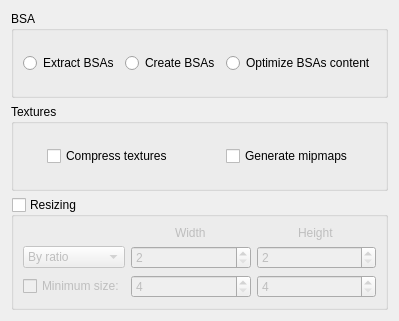
<?xml version="1.0" encoding="UTF-8"?>
<ui version="4.0">
 <class>MediumModeWindow</class>
 <widget class="QWidget" name="MediumModeWindow">
  <property name="geometry">
   <rect>
    <x>0</x>
    <y>0</y>
    <width>387</width>
    <height>321</height>
   </rect>
  </property>
  <property name="windowTitle">
   <string>Form</string>
  </property>
  <layout class="QVBoxLayout" name="verticalLayout">
   <item>
    <widget class="QGroupBox" name="BSAGroupBox">
     <property name="title">
      <string>BSA</string>
     </property>
     <layout class="QHBoxLayout" name="horizontalLayout">
      <item>
       <widget class="QRadioButton" name="BSAExtract">
        <property name="text">
         <string>Extract BSAs</string>
        </property>
       </widget>
      </item>
      <item>
       <widget class="QRadioButton" name="BSACreate">
        <property name="text">
         <string>Create BSAs</string>
        </property>
       </widget>
      </item>
      <item>
       <widget class="QRadioButton" name="BSAProcessContent">
        <property name="text">
         <string>Optimize BSAs content</string>
        </property>
       </widget>
      </item>
     </layout>
    </widget>
   </item>
   <item>
    <widget class="QGroupBox" name="TexturesGroupBox">
     <property name="title">
      <string>Textures</string>
     </property>
     <layout class="QHBoxLayout" name="horizontalLayout_2">
      <item alignment="Qt::AlignHCenter">
       <widget class="QCheckBox" name="TexturesCompress">
        <property name="text">
         <string>Compress textures</string>
        </property>
       </widget>
      </item>
      <item alignment="Qt::AlignHCenter">
       <widget class="QCheckBox" name="TexturesMipmaps">
        <property name="text">
         <string>Generate mipmaps</string>
        </property>
       </widget>
      </item>
     </layout>
    </widget>
   </item>
   <item>
    <widget class="QGroupBox" name="TexturesResizingGroupBox">
     <property name="title">
      <string>Resizing</string>
     </property>
     <property name="checkable">
      <bool>true</bool>
     </property>
     <property name="checked">
      <bool>false</bool>
     </property>
     <layout class="QGridLayout" name="gridLayout">
      <item row="0" column="1" alignment="Qt::AlignHCenter">
       <widget class="QLabel" name="label_15">
        <property name="sizePolicy">
         <sizepolicy hsizetype="Maximum" vsizetype="Maximum">
          <horstretch>0</horstretch>
          <verstretch>0</verstretch>
         </sizepolicy>
        </property>
        <property name="text">
         <string>Width</string>
        </property>
       </widget>
      </item>
      <item row="0" column="2" alignment="Qt::AlignHCenter">
       <widget class="QLabel" name="label_16">
        <property name="sizePolicy">
         <sizepolicy hsizetype="Maximum" vsizetype="Maximum">
          <horstretch>0</horstretch>
          <verstretch>0</verstretch>
         </sizepolicy>
        </property>
        <property name="text">
         <string>Height</string>
        </property>
       </widget>
      </item>
      <item row="1" column="2">
       <widget class="QSpinBox" name="TexturesResizingHeight">
        <property name="sizePolicy">
         <sizepolicy hsizetype="MinimumExpanding" vsizetype="Fixed">
          <horstretch>0</horstretch>
          <verstretch>0</verstretch>
         </sizepolicy>
        </property>
        <property name="minimum">
         <number>2</number>
        </property>
        <property name="maximum">
         <number>10</number>
        </property>
       </widget>
      </item>
      <item row="1" column="1">
       <widget class="QSpinBox" name="TexturesResizingWidth">
        <property name="sizePolicy">
         <sizepolicy hsizetype="MinimumExpanding" vsizetype="Fixed">
          <horstretch>0</horstretch>
          <verstretch>0</verstretch>
         </sizepolicy>
        </property>
        <property name="minimum">
         <number>2</number>
        </property>
        <property name="maximum">
         <number>10</number>
        </property>
       </widget>
      </item>
      <item row="1" column="0">
       <widget class="QComboBox" name="TexturesResizingMode">
        <item>
         <property name="text">
          <string>By ratio</string>
         </property>
        </item>
        <item>
         <property name="text">
          <string>By fixed size</string>
         </property>
        </item>
       </widget>
      </item>
      <item row="2" column="1">
       <widget class="QSpinBox" name="TexturesResizingMinimumWidth">
        <property name="sizePolicy">
         <sizepolicy hsizetype="MinimumExpanding" vsizetype="Fixed">
          <horstretch>0</horstretch>
          <verstretch>0</verstretch>
         </sizepolicy>
        </property>
        <property name="minimum">
         <number>4</number>
        </property>
        <property name="maximum">
         <number>4096</number>
        </property>
       </widget>
      </item>
      <item row="2" column="2">
       <widget class="QSpinBox" name="TexturesResizingMinimumHeight">
        <property name="sizePolicy">
         <sizepolicy hsizetype="MinimumExpanding" vsizetype="Fixed">
          <horstretch>0</horstretch>
          <verstretch>0</verstretch>
         </sizepolicy>
        </property>
        <property name="minimum">
         <number>4</number>
        </property>
        <property name="maximum">
         <number>4096</number>
        </property>
       </widget>
      </item>
      <item row="2" column="0">
       <widget class="QCheckBox" name="TexturesResizingMinimumCheckBox">
        <property name="cursor">
         <cursorShape>WhatsThisCursor</cursorShape>
        </property>
        <property name="toolTip">
         <string>&lt;html&gt;&lt;head/&gt;&lt;body&gt;&lt;p&gt;Resizes texture dimensions to the given sizes. Must result in texture dimensions expressed in powers of two, no less than 4x4.&lt;/p&gt;&lt;/body&gt;&lt;/html&gt;</string>
        </property>
        <property name="text">
         <string>Minimum size:</string>
        </property>
       </widget>
      </item>
     </layout>
    </widget>
   </item>
  </layout>
 </widget>
 <resources/>
 <connections/>
</ui>
